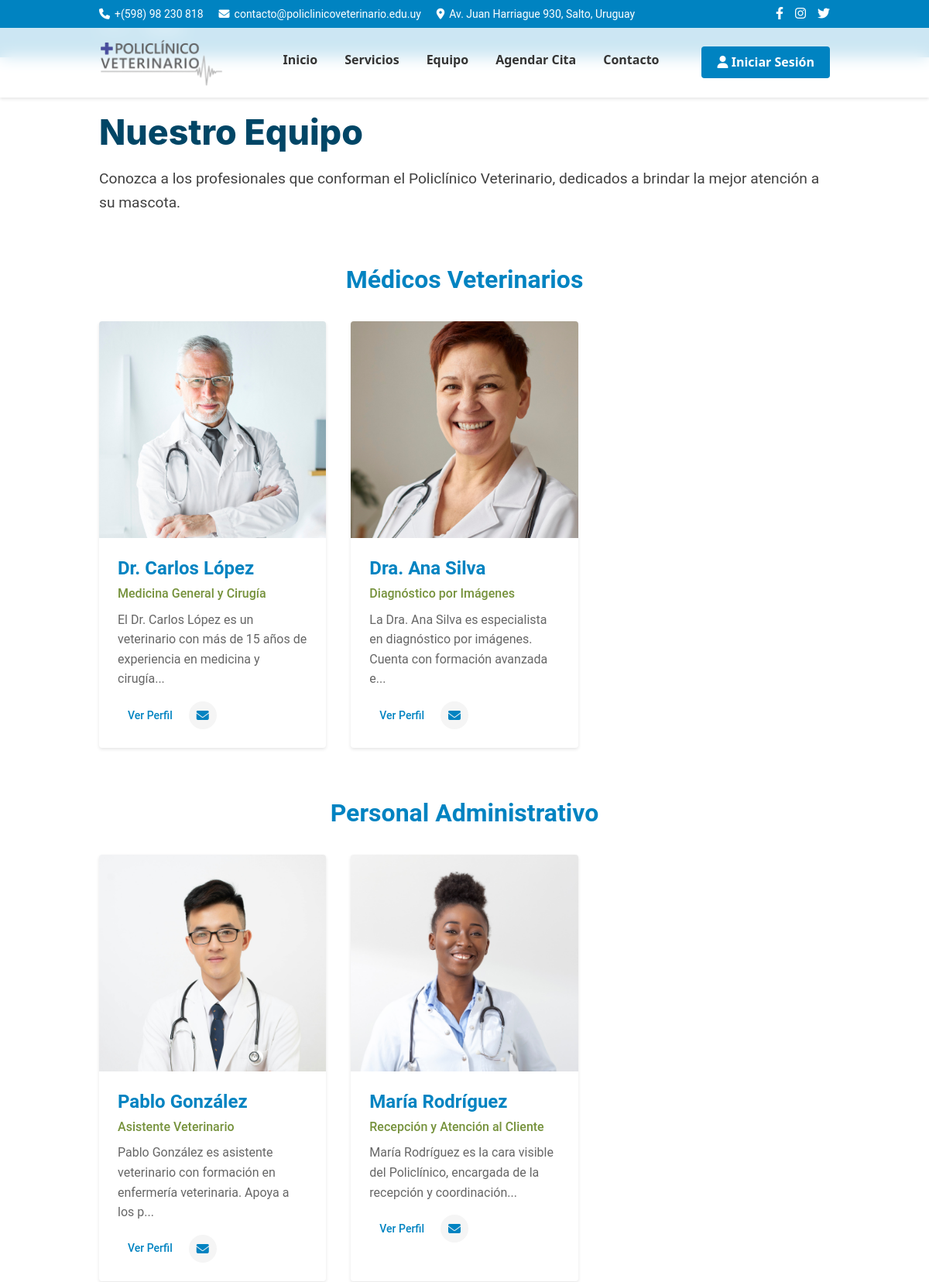
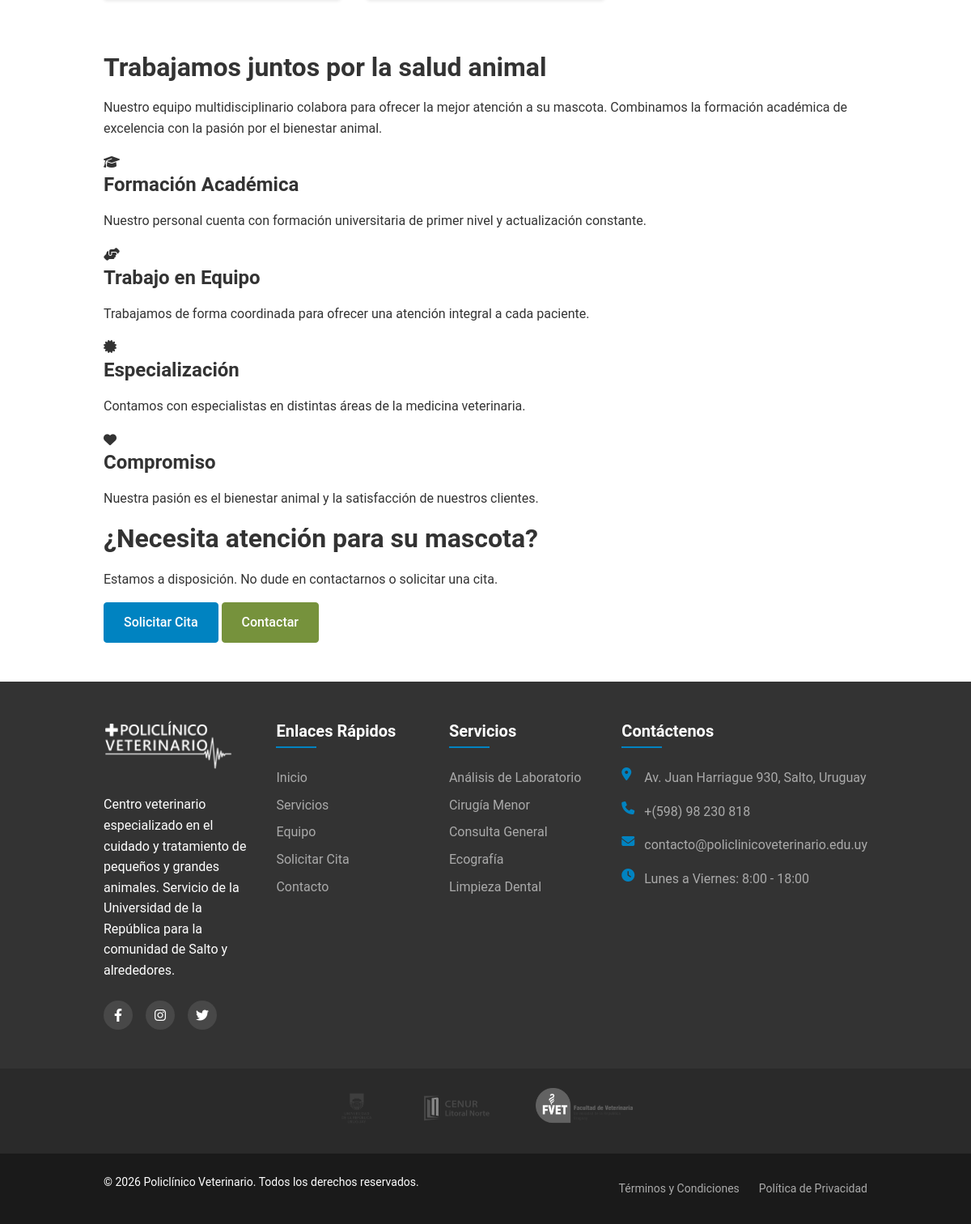
Screenshot of /equipo.php with the database file from the repository (2 pictures, top to bottom).
### tables this page shows
CREATE TABLE `personal` (
  `id` int(11) NOT NULL AUTO_INCREMENT,
  `usuario_id` int(11) NOT NULL,
  `especialidad` varchar(100) DEFAULT NULL,
  `bio` text DEFAULT NULL,
  `telefono` varchar(20) DEFAULT NULL,
  `foto` varchar(255) DEFAULT NULL,
  `horario` text DEFAULT NULL,
  `activo` tinyint(1) NOT NULL DEFAULT 1,
  `fecha_creacion` datetime NOT NULL DEFAULT current_timestamp(),
  `fecha_actualizacion` datetime DEFAULT NULL ON UPDATE current_timestamp(),
  PRIMARY KEY (`id`),
  KEY `usuario_id` (`usuario_id`),
  CONSTRAINT `personal_ibfk_1` FOREIGN KEY (`usuario_id`) REFERENCES `usuarios` (`id`) ON DELETE CASCADE
);

CREATE TABLE `usuarios` (
  `id` int(11) NOT NULL AUTO_INCREMENT,
  `username` varchar(50) NOT NULL,
  `password` varchar(255) NOT NULL,
  `nombre_completo` varchar(100) NOT NULL,
  `email` varchar(100) NOT NULL,
  `rol` enum('admin','vet','assistant','receptionist') NOT NULL DEFAULT 'assistant',
  `activo` tinyint(1) NOT NULL DEFAULT 1,
  `fecha_creacion` datetime NOT NULL DEFAULT current_timestamp(),
  `fecha_actualizacion` datetime DEFAULT NULL ON UPDATE current_timestamp(),
  `ultimo_login` datetime DEFAULT NULL,
  PRIMARY KEY (`id`),
  UNIQUE KEY `username` (`username`),
  UNIQUE KEY `email` (`email`)
);

CREATE TABLE `servicios` (
  `id` int(11) NOT NULL AUTO_INCREMENT,
  `nombre` varchar(100) NOT NULL,
  `descripcion` text DEFAULT NULL,
  `precio` decimal(10,2) DEFAULT NULL,
  `duracion` int(11) DEFAULT NULL COMMENT 'Duración en minutos',
  `icono` varchar(50) DEFAULT 'fa-stethoscope',
  `imagen` varchar(255) DEFAULT NULL,
  `activo` tinyint(1) NOT NULL DEFAULT 1,
  `fecha_creacion` datetime NOT NULL DEFAULT current_timestamp(),
  `fecha_actualizacion` datetime DEFAULT NULL ON UPDATE current_timestamp(),
  PRIMARY KEY (`id`)
);

### equipo.php (the view, shortened to what the rows shown need)
<?php
include 'includes/functions.php';
$conn = conectarDB();
$miembro_detalle = null;
$sql = "SELECT p.*, u.nombre_completo, u.email, u.rol
        FROM personal p
        INNER JOIN usuarios u ON p.usuario_id = u.id
        WHERE p.activo = 1
        ORDER BY u.rol, u.nombre_completo";
$resultado = $conn->query($sql);
$personal = [];
if ($resultado->num_rows > 0) {
    while ($miembro = $resultado->fetch_assoc()) {
        $personal[] = $miembro;
    }
}
$veterinarios = array_filter($personal, function($p) { return $p['rol'] === 'vet'; });
$administrativos = array_filter($personal, function($p) { return $p['rol'] === 'assistant' || $p['rol'] === 'receptionist'; });
?>
<!DOCTYPE html>
<html lang="es">
<head>
    <link rel="stylesheet" href="https://cdnjs.cloudflare.com/ajax/libs/font-awesome/6.4.0/css/all.min.css">
    <link rel="stylesheet" href="css/normalize.css">
    <link rel="stylesheet" href="css/styles.css">
</head>
<body>
    <div class="container">
        <?php if ($miembro_detalle): ?>
            <section class="staff-detail-section section-padding">
                <div class="staff-detail">
                    <div class="staff-photo">
                        <?php if ($miembro_detalle['foto']): ?>
                            <img src="<?php echo $miembro_detalle['foto']; ?>" alt="<?php echo $miembro_detalle['nombre_completo']; ?>">
                        <?php else: ?>
                            <img src="assets/images/default-profile.jpg" alt="<?php echo $miembro_detalle['nombre_completo']; ?>">
                        <?php endif; ?>
                    </div>
                    <div class="staff-info">
                        <h1><?php echo $miembro_detalle['nombre_completo']; ?></h1>
                        <div class="staff-role"><?php echo $miembro_detalle['especialidad']; ?></div>
                        <?php if ($miembro_detalle['bio']): ?>
                            <div class="staff-bio">
                                <?php echo nl2br($miembro_detalle['bio']); ?>
                            </div>
                        <?php else: ?>
                            <div class="staff-bio">
                                <p>Profesional dedicado a la salud y bienestar animal. Forma parte del equipo del Policlínico Veterinario, centro asociado a la Universidad de la República y la Facultad de Veterinaria.</p>
                            </div>
                        <?php endif; ?>
                        <div class="staff-contact">
                            <a href="mailto:<?php echo $miembro_detalle['email']; ?>" class="btn btn-outline">
                                <i class="fas fa-envelope"></i> Contactar
                            </a>
                            <a href="citas.php" class="btn btn-primary">Solicitar Cita</a>
                        </div>
                    </div>
                </div>
                <div class="other-staff">
                    <h2>Otros Miembros del Equipo</h2>
                    <div class="team-grid">
                        <?php
                        $count = 0;
                        foreach ($personal as $miembro):
                            if ($miembro['id'] != $miembro_detalle['id'] && $count < 3):
                                $count++;
                        ?>
                            <div class="team-card">
                                <div class="team-image">
                                    <?php if ($miembro['foto']): ?>
                                        <img src="<?php echo $miembro['foto']; ?>" alt="<?php echo $miembro['nombre_completo']; ?>">
                                    <?php else: ?>
                                        <img src="assets/images/default-profile.jpg" alt="<?php echo $miembro['nombre_completo']; ?>">
                                    <?php endif; ?>
                                </div>
                                <div class="team-info">
                                    <h3><?php echo $miembro['nombre_completo']; ?></h3>
                                    <p class="team-role"><?php echo $miembro['especialidad']; ?></p>
                                    <?php if ($miembro['bio']): ?>
                                        <p class="team-bio"><?php echo truncarTexto($miembro['bio'], 100); ?></p>
                                    <?php endif; ?>
                                    <div class="team-contact">
                                        <a href="equipo.php?id=<?php echo $miembro['id']; ?>" class="btn btn-sm">Ver Perfil</a>
                                    </div>
                                </div>
                            </div>
                        <?php
                            endif;
                        endforeach;
                        ?>
                    </div>
                </div>
            </section>
        <?php else: ?>
            <section class="team-section section-padding">
                <div class="section-header">
                    <h1>Nuestro Equipo</h1>
                </div>
                <?php if (empty($personal)): ?>
                    <p class="empty-message">No hay personal disponible en este momento.</p>
                <?php else: ?>
                    <?php if (!empty($veterinarios)): ?>
                        <div class="staff-section">
                            <h2>Médicos Veterinarios</h2>
                            <div class="team-grid">
                                <?php foreach ($veterinarios as $veterinario): ?>
                                    <div class="team-card">
                                        <div class="team-image">
                                            <?php if ($veterinario['foto']): ?>
                                                <img src="<?php echo $veterinario['foto']; ?>" alt="<?php echo $veterinario['nombre_completo']; ?>">
                                            <?php else: ?>
                                                <img src="assets/images/default-profile.jpg" alt="<?php echo $veterinario['nombre_completo']; ?>">
                                            <?php endif; ?>
                                        </div>
                                        <div class="team-info">
                                            <h3><?php echo $veterinario['nombre_completo']; ?></h3>
                                            <p class="team-role"><?php echo $veterinario['especialidad']; ?></p>
                                            <?php if ($veterinario['bio']): ?>
                                                <p class="team-bio"><?php echo truncarTexto($veterinario['bio'], 100); ?></p>
                                            <?php endif; ?>
                                            <div class="team-contact">
                                                <a href="equipo.php?id=<?php echo $veterinario['id']; ?>" class="btn btn-sm">Ver Perfil</a>
                                                <a href="mailto:<?php echo $veterinario['email']; ?>" class="btn-icon"><i class="fas fa-envelope"></i></a>
                                            </div>
                                        </div>
                                    </div>
                                <?php endforeach; ?>
                            </div>
                        </div>
                    <?php endif; ?>
                    <?php if (!empty($administrativos)): ?>
                        <div class="staff-section">
                            <h2>Personal Administrativo</h2>
                            <div class="team-grid">
                                <?php foreach ($administrativos as $administrativo): ?>
                                    <div class="team-card">
                                        <div class="team-image">
                                            <?php if ($administrativo['foto']): ?>
                                                <img src="<?php echo $administrativo['foto']; ?>" alt="<?php echo $administrativo['nombre_completo']; ?>">
                                            <?php else: ?>
                                                <img src="assets/images/default-profile.jpg" alt="<?php echo $administrativo['nombre_completo']; ?>">
                                            <?php endif; ?>
                                        </div>
                                        <div class="team-info">
                                            <h3><?php echo $administrativo['nombre_completo']; ?></h3>
                                            <p class="team-role"><?php echo $administrativo['especialidad']; ?></p>
                                            <?php if ($administrativo['bio']): ?>
                                                <p class="team-bio"><?php echo truncarTexto($administrativo['bio'], 100); ?></p>
                                            <?php endif; ?>
                                            <div class="team-contact">
                                                <a href="equipo.php?id=<?php echo $administrativo['id']; ?>" class="btn btn-sm">Ver Perfil</a>
                                                <a href="mailto:<?php echo $administrativo['email']; ?>" class="btn-icon"><i class="fas fa-envelope"></i></a>
                                            </div>
                                        </div>
                                    </div>
                                <?php endforeach; ?>
                            </div>
                        </div>
                    <?php endif; ?>
                <?php endif; ?>
                <div class="team-info-block">
                    <h2>Trabajamos juntos por la salud animal</h2>
                </div>
                <div class="cta-block">
                    <h2>¿Necesita atención para su mascota?</h2>
                </div>
            </section>
        <?php endif; ?>
    </div>
    <?php include 'includes/footer.php'; ?>
</body>
</html>

### includes/footer.php (shortened to what the rows shown need)
<footer class="site-footer">
    <div class="footer-main">
        <div class="container">
            <div class="footer-columns">
                <div class="footer-column">
                    <ul class="footer-links">
                        <?php
                        $conn = conectarDB();
                        $servicios = obtenerServicios($conn);
                        $count = 0;
                        foreach ($servicios as $servicio) {
                            if ($count < 5) {
                                echo '<li><a href="servicios.php?id=' . $servicio['id'] . '">' . $servicio['nombre'] . '</a></li>';
                                $count++;
                            }
                        }
                        ?>
                    </ul>
                </div>
            </div>
        </div>
    </div>
</footer>

### rows the page displays
personal: foto (picture), usuario.nombre_completo "Dr. Carlos López", especialidad "Medicina General y Cirugía", bio "El Dr. Carlos López es un veterinario con más de 15 años de experiencia en medicina y cirugía..."
personal: foto (picture), usuario.nombre_completo "Dra. Ana Silva", especialidad "Diagnóstico por Imágenes", bio "La Dra. Ana Silva es especialista en diagnóstico por imágenes. Cuenta con formación avanzada e..."
personal: foto (picture), usuario.nombre_completo "Pablo González", especialidad "Asistente Veterinario", bio "Pablo González es asistente veterinario con formación en enfermería veterinaria. Apoya a los p..."
personal: foto (picture), usuario.nombre_completo "María Rodríguez", especialidad "Recepción y Atención al Cliente", bio "María Rodríguez es la cara visible del Policlínico, encargada de la recepción y coordinación..."
servicios: nombre "Análisis de Laboratorio"
servicios: nombre "Cirugía Menor"
servicios: nombre "Consulta General"
servicios: nombre "Ecografía"
servicios: nombre "Limpieza Dental"

### other values shown
config('site_phone') "+(598) 98 230 818"
config('site_email') "contacto@policlinicoveterinario.edu.uy"
config('site_address') "Av. Juan Harriague 930, Salto, Uruguay"
SITE_NAME "Policlínico Veterinario"
